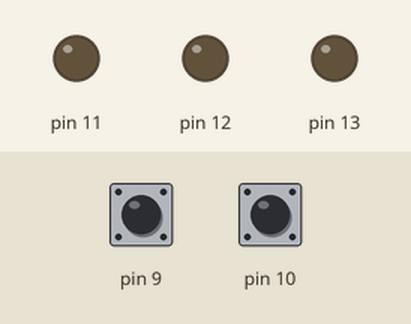
This sketch was run on a simulated Arduino Uno, built with avr-gcc and run on an emulated ATmega328P. Parts: output pins drawn as LEDs (lit = HIGH). Dashed ring = blinking. Inputs (shaded band) come from the test bench; at power-on: pin 9 HIGH, pin 10 HIGH.

Above: at 1.2 s.
1.3 s: pin 9 pulled LOW for 0.15 s
At 1.4 s:
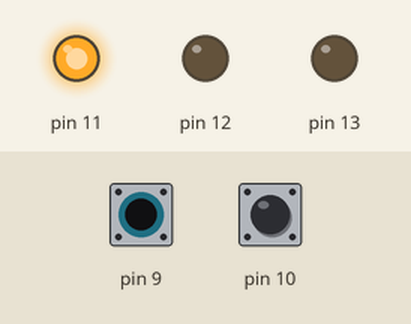
3.4 s: pin 10 pulled LOW for 1 s
At 3.5 s:
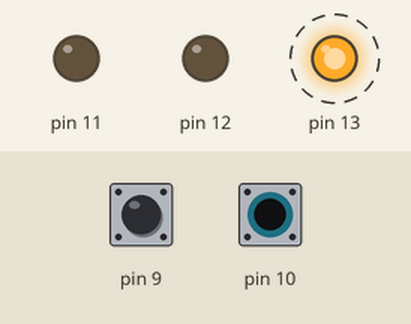
6.4 s: pin 10 pulled LOW for 3.2 s
At 6.7 s:
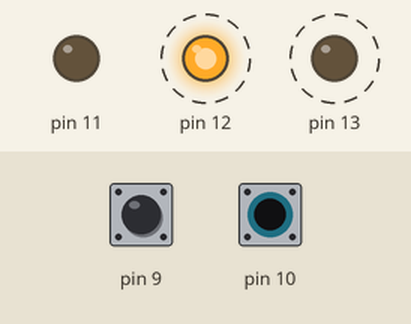
11.1 s: pin 9 pulled LOW for 3.2 s
At 11.2 s:
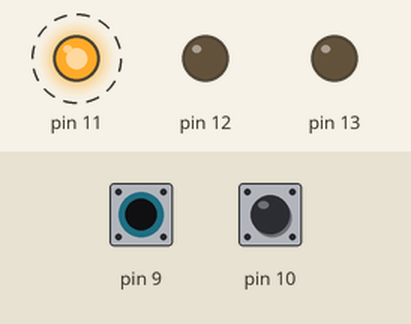
Timing chart, 0 to 16.2 s (numbered marks = the images above; inputs shaded):
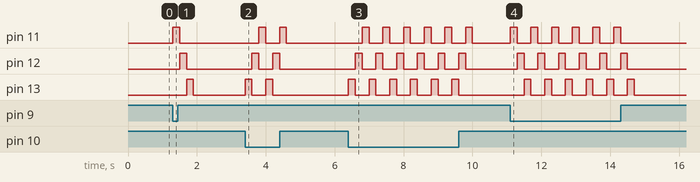

The sketch:

Tombol.ino
```cpp
int a = 0;
int b = 0;
int matikan = 0;
int Led = 0;

void setup()
{
  pinMode(9, INPUT_PULLUP);
  pinMode(10,INPUT_PULLUP);
  pinMode(13,OUTPUT);
  pinMode(12,OUTPUT);
  pinMode(11,OUTPUT);
}

void loop()
{
 a = digitalRead(9);
 b = digitalRead(10);
  if (a == 1)
  {Led = 2;}
  if (b == 1)
  {Led = 1;}
 matikan = a + b;
  if (matikan == 2)
  {Led = 0;}

if ( Led == 1)
 {
  digitalWrite(11,HIGH);
  delay(200);
  digitalWrite(11,LOW);
  digitalWrite(12,HIGH);
  delay(200);
  digitalWrite(12,LOW);
  digitalWrite(13,HIGH);
  delay(200);
  digitalWrite(13,LOW);
  }
if ( Led == 2)
 {
  digitalWrite(13,HIGH);
  delay(200);
  digitalWrite(13,LOW);
  digitalWrite(12,HIGH);
  delay(200);
  digitalWrite(12,LOW);
  digitalWrite(11,HIGH);
  delay(200);
  digitalWrite(11,LOW);
 }
if ( Led == 0)
 {
  digitalWrite(11,LOW);
  digitalWrite(12,LOW);
  digitalWrite(13,LOW);
 }
}
```

Measured:
- after the input at 1.3 s, pin 11: LOW → HIGH at once, → LOW 0.20 s later; pin 12: LOW → HIGH after 0.20 s, → LOW 0.20 s later; pin 13: LOW → HIGH after 0.40 s, → LOW 0.20 s later
- after the input at 3.4 s, pin 11: alternates HIGH for 0.20 s and LOW for 0.40 s, 4 changes in all, then stays LOW, starting after 0.40 s; pin 12: alternates HIGH for 0.20 s and LOW for 0.40 s, 4 changes in all, then stays LOW, starting after 0.20 s; pin 13: alternates HIGH for 0.20 s and LOW for 0.40 s, 4 changes in all, then stays LOW, starting at once
- after the input at 6.4 s, pin 11: alternates HIGH for 0.20 s and LOW for 0.40 s, 12 changes in all, then stays LOW, starting after 0.40 s; pin 12: alternates HIGH for 0.20 s and LOW for 0.40 s, 12 changes in all, then stays LOW, starting after 0.20 s
- after the input at 11.1 s, pin 11: alternates HIGH for 0.20 s and LOW for 0.40 s, 12 changes in all, then stays LOW, starting at once; pin 12: alternates HIGH for 0.20 s and LOW for 0.40 s, 12 changes in all, then stays LOW, starting after 0.20 s
